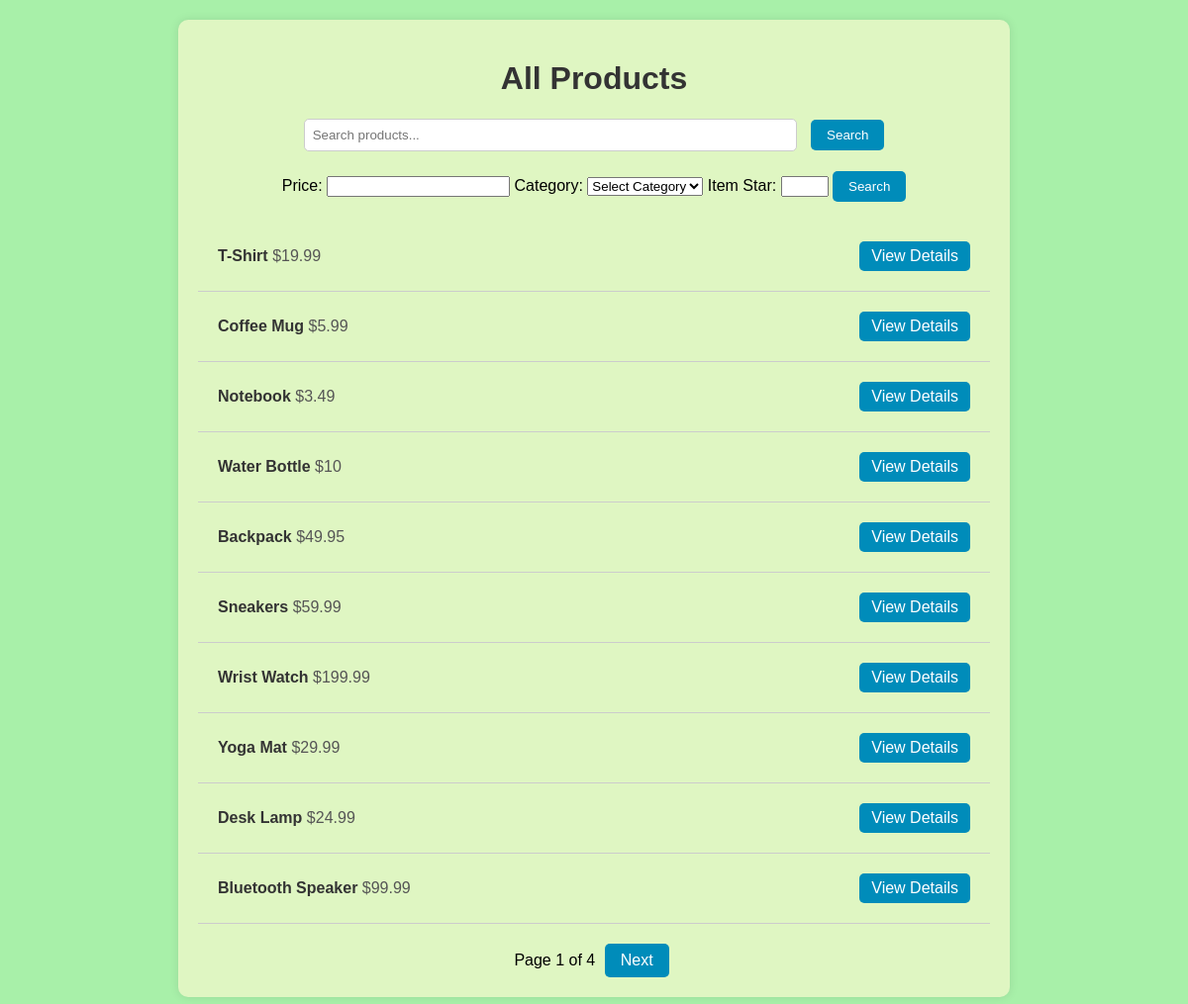
Page /show_products on the committed database.
### app/models.py (models this page shows, shortened)
class Items(db.Model):
    __tablename__ = 'item'
    Item_ID = db.Column(db.String(80),unique=True, primary_key=True)
    sku = db.Column(db.String(80), unique=True, nullable=False)
    name = db.Column(db.String(120), unique=True, nullable=False)
    price = db.Column(db.Integer, nullable=False)
    item_desc = db.Column(db.String(255), nullable=False)
    category = db.Column(db.String(255), nullable=False)
    stock = db.Column(db.Integer, nullable=False)
    item_star = db.Column(db.Integer, nullable=False)
    itme_sizes = db.Column(db.String(120),  nullable=True)
    color = db.Column(db.String(120), nullable=False)
    '''@classmethod
    def create_classmethod(cls,username,email,password,security_answer):
        user=User()
        user.username=username
        user.email=email
        user.password=password
        user.security_answer=security_answer
        db.session.add(user)
        db.session.commit()
        return user'''

### app/routes.py (the view)
@app.route('/show_products', methods=['GET'])
def show_products():
    page = request.args.get('page', 1, type=int)
    per_page = 10
    products = Items.query.paginate(page=page, per_page=per_page)
    total_pages = ceil(products.total / per_page)
    return render_template('show_products.html', products=products, page=page, total_pages=total_pages)

### app/templates/show_products.html (shortened to what this page needs)
<!DOCTYPE html>
<html lang="en">
<head>
</head>
<body>
    <div class="container">
        <h1>All Products</h1>
        <form class="search-form" action="/search" method="GET">
            <input class="search-input" type="text" name="query" placeholder="Search products...">
            <button class="search-button" type="submit">Search</button>
        </form>
         <form class="search-form" action="/search" method="GET">
            <label for="price">Price:</label>
            <input class="filter-input" type="number" name="price" id="price" min="0">
            <label for="category">Category:</label>
            <select class="filter-input" name="category" id="category">
                <option value="">Select Category</option>
            </select>
            <label for="item_star">Item Star:</label>
            <input class="filter-input" type="number" name="item_star" id="item_star" min="0" max="5">
            <button class="search-button" type="submit">Search</button>
        </form>
        <ul class="product-list">
            {% for product in products.items %}
            <li class="product-item">
                <div>
                    <span class="product-title">{{ product.name }}</span>
                    <span class="product-price">${{ product.price }}</span>
                </div>
                <a href="/product/{{ product.Item_ID }}" class="view-details-btn">View Details</a>
            </li>
            {% endfor %}
        </ul>
        <div class="pagination">
            Page {{ page }} of {{ total_pages }}
            {% if products.has_next %}
                <a href="?page={{ page + 1 }}">Next</a>
            {% endif %}
        </div>
    </div>
</body>
</html>

### app/templates/show_products.html (style rules this page uses)
body { font-family: Arial, sans-serif; background-color: #a8f0a9; margin: 0; padding: 0; }
.container { max-width: 800px; margin: 20px auto; padding: 20px; background-color: #dff6c2; border-radius: 10px; box-shadow: 0 0 10px rgba(0, 0, 0, 0.1); }
h1 { text-align: center; color: #333; }
.product-list { list-style: none; padding: 0; margin: 0; }
.product-item { padding: 20px; border-bottom: 1px solid #ccc; transition: background-color 0.3s ease; display: flex; justify-content: space-between; align-items: center; }
.product-title { font-weight: bold; color: #333; }
.product-price { color: #555; font-size: 16px; margin-top: 5px; }
.pagination { text-align: center; margin-top: 20px; }
.pagination a { display: inline-block; padding: 8px 16px; margin: 0 5px; background-color: #008CBA; color: #fff; text-decoration: none; border-radius: 5px; transition: background-color 0.3s ease; }
.search-form { margin-bottom: 20px; text-align: center; }
.search-input { padding: 8px; width: 60%; border: 1px solid #ccc; border-radius: 5px; margin-right: 10px; }
.search-button { padding: 8px 16px; background-color: #008CBA; color: #fff; border: none; border-radius: 5px; cursor: pointer; transition: background-color 0.3s ease; }
.view-details-btn { background-color: #008CBA; color: #fff; padding: 6px 12px; border-radius: 5px; text-decoration: none; transition: background-color 0.3s ease; margin-left: 10px; }

### rows in the picture
Items: name "T-Shirt", price "19.99"
Items: name "Coffee Mug", price "5.99"
Items: name "Notebook", price "3.49"
Items: name "Water Bottle", price "10"
Items: name "Backpack", price "49.95"
Items: name "Sneakers", price "59.99"
Items: name "Wrist Watch", price "199.99"
Items: name "Yoga Mat", price "29.99"
Items: name "Desk Lamp", price "24.99"
Items: name "Bluetooth Speaker", price "99.99"

### other values in the picture
{{ page }} "1"
{{ total_pages }} "4"
